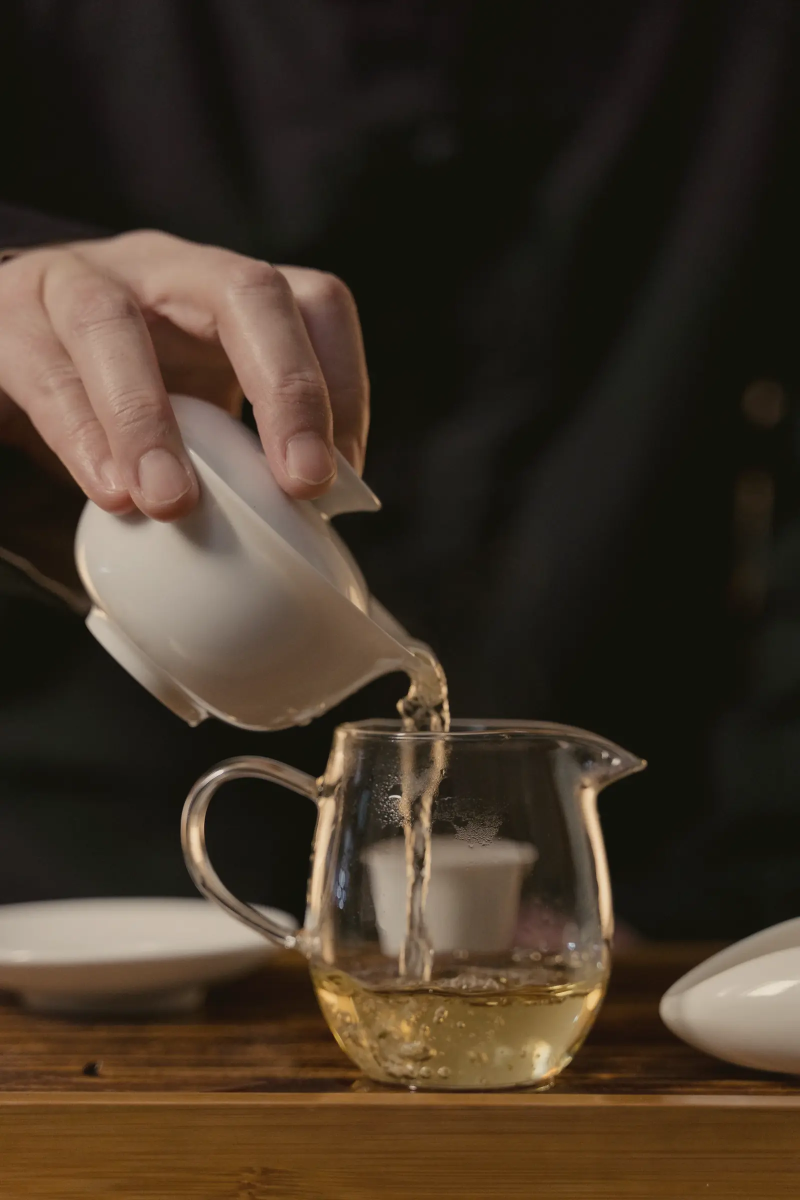
#> input picture templates/tea-unfurl-dark/img/pitcher.webp, 1600 x 2400 px, given in place of p_fog.jpg, which was not available (shown at 1/2 size)
$ python grade.py ../img/pitcher.webp
#> lines starting #> are read from the running program, lines starting #| are printed output that depends on the picture; pictures that were not available may be replaced by others from this repository, and a replacement may not be noted
#> in still, im is the input picture: PIL image 1600x2400 RGB; mean R, G, B 65.1, 52.4, 38.9
"""UNFURL. — one identical grade for every editorial still, plus the two loops.

    python tools/grade.py            # stills + loops
    python tools/grade.py stills     # stills only

Sources are cached in tools/raw/ (gitignored); IMAGE-CREDITS.md lists every one.
The grade: floor lifted to the page ground, highlights capped at the paper tone,
a gentle S-curve, saturation pulled to 0.86 (greens to 0.78, so the garden reads
as leaf, not lawn), and warm shadows — the colour of the roast.
"""
import os, subprocess, sys
import numpy as np
from PIL import Image

ROOT = os.path.dirname(os.path.dirname(os.path.abspath(__file__)))
RAW = os.path.join(ROOT, 'tools', 'raw')
IMG = os.path.join(ROOT, 'img')

GROUND = np.array([11, 13, 11], np.float32) / 255
PAPER = np.array([239, 230, 215], np.float32) / 255

# name: (source, crop box as fractions l,t,r,b or None)
PLAN = {
    'fog':      ('p_fog.jpg', None),
    'pour':     ('p_pour.jpg', (0, 0.06, 1, 0.94)),
    'ridge':    ('p_ridge.jpg', None),
    'bush':     ('p_bush.jpg', None),
    'terraces': ('p_terraces.jpg', (0, 0.34, 1, 1)),   # the sky is cropped: its saturated blue broke the set
    'pick':     ('p_pick.jpg', None),
    'basket':   ('p_basket.jpg', None),
    'shade':    ('p_shade.jpg', None),
    'drum':     ('p_drum.jpg', None),
    'ball':     ('p_ball.jpg', None),
    'press':    ('p_press.jpg', None),
    'trays':    ('p_trays.jpg', None),
    'amber':    ('p_amber.jpg', None),
    'pitcher':  ('p_pitcher.jpg', None),
    'tray':     ('p_tray.jpg', None),
    'cup':      ('p_cup.jpg', None),
    'scoop':    ('f_scoop.png', (0.3385, 0.3426, 0.7031, 1.0)),   # Pexels video 6540435 at 0.5 s
    'gaiwan':   ('f_gaiwan.png', (0.1875, 0.1111, 0.9375, 1.0)),  # the same clip at 10.2 s
    'wet':      ('f_wet2.png', None),  # Pexels video 5404501 at 3.3 s, amber-corrected first (see AMBER)
}
WIDTHS = (1600, 900)


def curve(x):
    # gentle S about 0.45
    return np.where(x < 0.45, 0.45 * (x / 0.45) ** 1.12, 1 - 0.55 * ((1 - x) / 0.55) ** 1.08)


def grade(a):
    lum = (a * [0.2126, 0.7152, 0.0722]).sum(axis=2, keepdims=True)
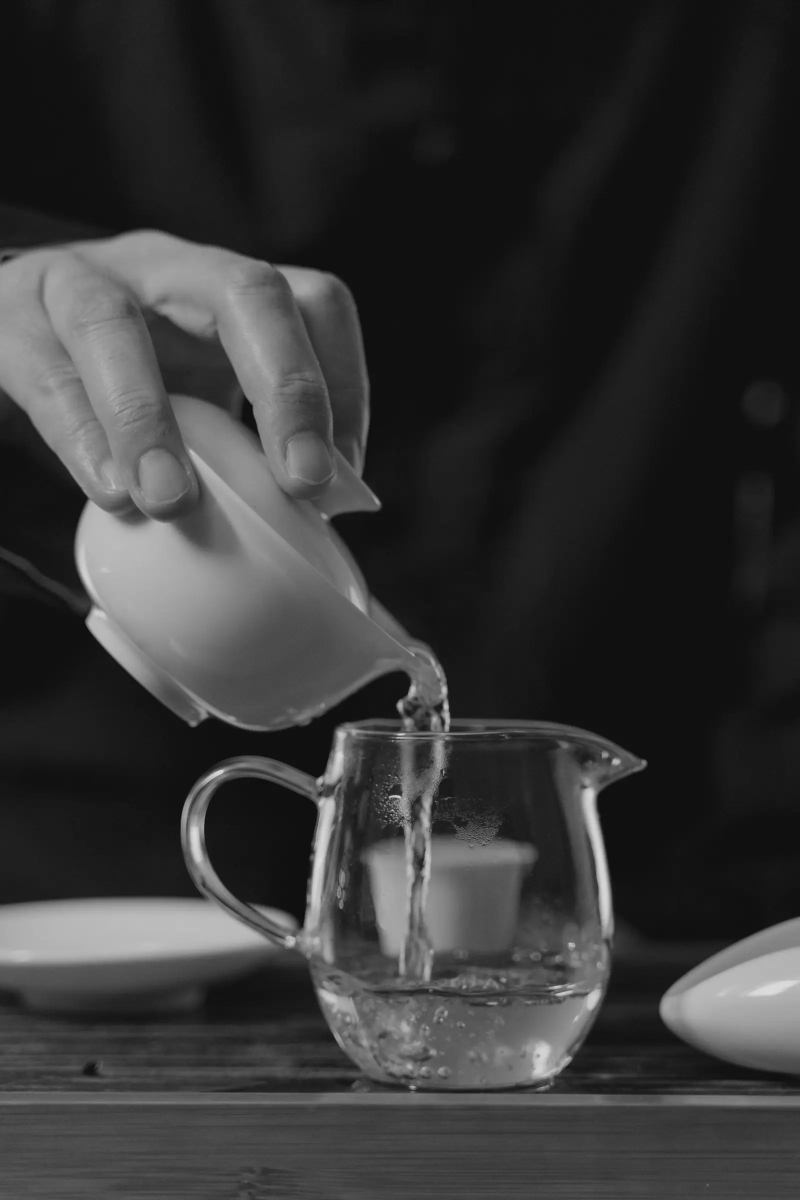
#> lum: shape (2400, 1600, 1) float64 (shown at 1/2 size); min 0.0316, max 0.878, mean 0.212
    # saturation: greener pixels lose more
    g_dom = np.clip((a[..., 1:2] - np.maximum(a[..., 0:1], a[..., 2:3])) * 4, 0, 1)
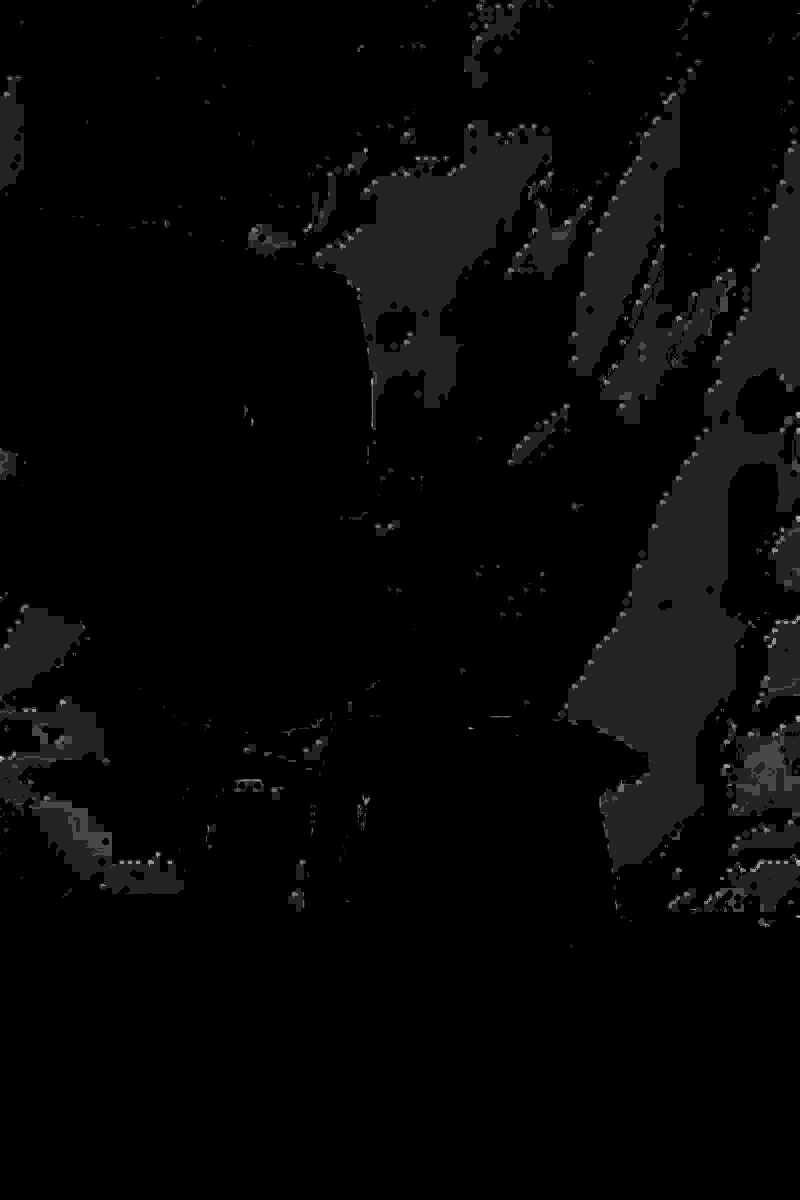
#> g_dom: shape (2400, 1600, 1) float32 (shown at 1/2 size); min 0, max 0.11, mean 0.00269; drawn with min black and max white
    sat = 0.86 - 0.08 * g_dom
    a = lum + (a - lum) * sat
    a = curve(np.clip(a, 0, 1))
    # warm shadows
    shadow = np.clip(1 - lum * 2.2, 0, 1)
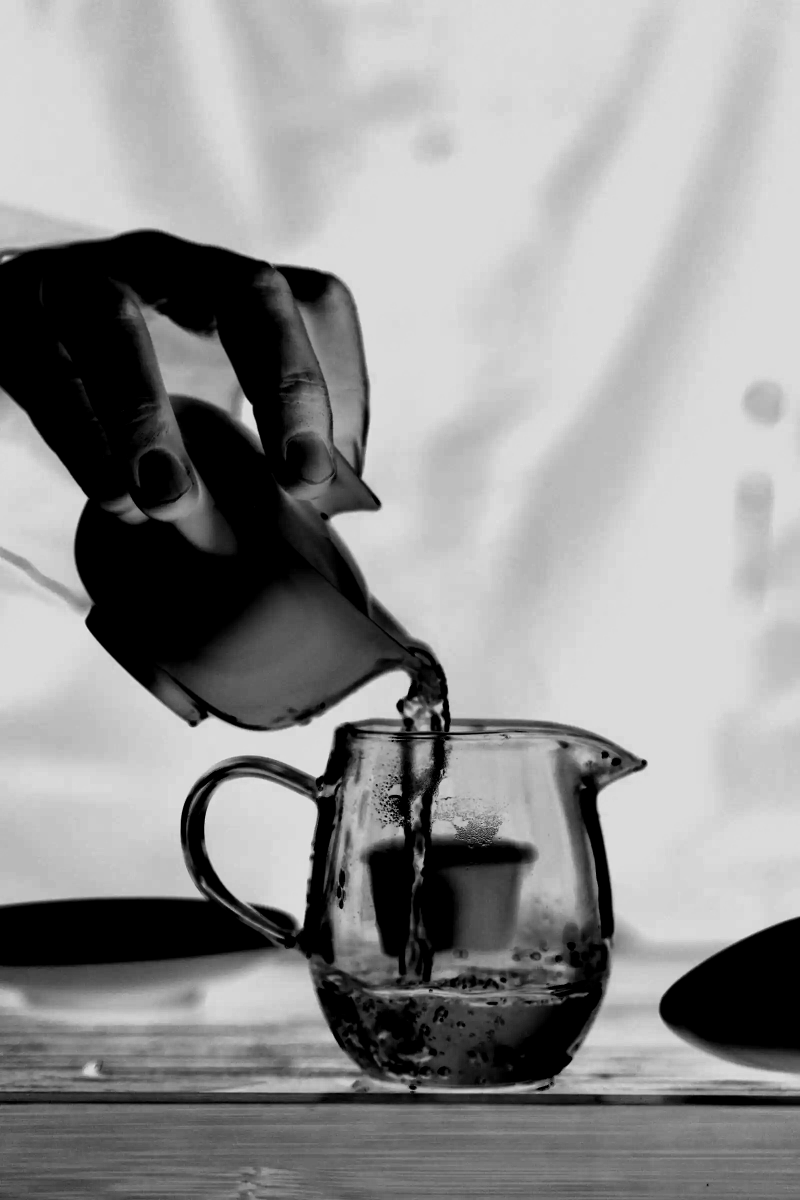
#> shadow: shape (2400, 1600, 1) float64 (shown at 1/2 size); min 0, max 0.93, mean 0.573
    a = a + shadow * np.array([0.018, 0.006, -0.012], np.float32)
    # floor to ground, ceiling to paper
    a = GROUND + np.clip(a, 0, 1) * (PAPER - GROUND)
    return np.clip(a, 0, 1)


# The one video frame shot under yellow light gets a colour correction to the
# amber of the stage before the house grade: green pulled down, red kept.
AMBER = {'wet': np.array([1.0, 0.84, 0.72], np.float32)}


def still(name, src, box):
    im = Image.open(os.path.join(RAW, src)).convert('RGB')
    if name in AMBER:
        im = Image.fromarray((np.clip(np.asarray(im).astype(np.float32) / 255 * AMBER[name], 0, 1) * 255 + .5).astype(np.uint8))
    if box:
        W, H = im.size
        im = im.crop((round(box[0] * W), round(box[1] * H), round(box[2] * W), round(box[3] * H)))
    a = grade(np.asarray(im).astype(np.float32) / 255)
    g = Image.fromarray((a * 255 + 0.5).astype(np.uint8))
    for w in WIDTHS:
        h = round(g.height * w / g.width)
        suffix = '' if w == WIDTHS[0] else '-%d' % w
        g.resize((w, h), Image.LANCZOS).save(os.path.join(IMG, name + suffix + '.webp'),
                                             quality=74 if w > 1000 else 72, method=6)
    print(name, g.size)
#| fog (1600, 2400)


def ffmpeg(*args):
    subprocess.check_call(['ffmpeg', '-loglevel', 'error', '-y'] + list(args))


def loops():
    film = os.path.join(ROOT, 'film')
    os.makedirs(film, exist_ok=True)
    # Garden: fog over a tea slope, Alishan (Pixabay 125841). Seamless: the last
    # 1.5 s cross-dissolves into the first 1.5 s. Graded darker in the same spirit.
    src = os.path.join(RAW, 'px125841_fog.mp4')
    look = 'eq=contrast=1.06:brightness=-0.07:saturation=0.8,colorbalance=rs=0.03:bs=-0.03'
    ffmpeg('-i', src, '-filter_complex',
           '[0:v]trim=1.5:13.5,setpts=PTS-STARTPTS[a];'
           '[0:v]trim=0:1.5,setpts=PTS-STARTPTS[b];'
           '[a][b]xfade=transition=fade:duration=1.5:offset=10.5,' + look + ',scale=1600:-2[v]',
           '-map', '[v]', '-an', '-c:v', 'libx264', '-profile:v', 'high', '-pix_fmt', 'yuv420p',
           '-crf', '25', '-maxrate', '2.4M', '-bufsize', '4.8M', '-movflags', '+faststart',
           os.path.join(film, 'fog.mp4'))
    ffmpeg('-ss', '1.5', '-i', os.path.join(film, 'fog.mp4'), '-frames:v', '1',
           os.path.join(RAW, 'f_fogposter.png'))
    im = Image.open(os.path.join(RAW, 'f_fogposter.png')).convert('RGB')
    im.save(os.path.join(film, 'fog-poster.webp'), quality=72, method=6)
    print('fog loop', os.path.getsize(os.path.join(film, 'fog.mp4')))


def extract_wet():
    ffmpeg('-ss', '3.3', '-i', os.path.join(RAW, '5404501-uhd_3840_2160_30fps.mp4'),
           '-frames:v', '1', os.path.join(RAW, 'f_wet2.png'))
    ffmpeg('-ss', '0.5', '-i', os.path.join(RAW, '6540435.mp4'), '-frames:v', '1', os.path.join(RAW, 'f_scoop.png'))
    ffmpeg('-ss', '10.2', '-i', os.path.join(RAW, '6540435.mp4'), '-frames:v', '1', os.path.join(RAW, 'f_gaiwan.png'))


if __name__ == '__main__':
    os.makedirs(IMG, exist_ok=True)
    extract_wet()
    for name, (src, box) in PLAN.items():
        still(name, src, box)
#> pass 2 of the loop `for name, (src, box) in PLAN.items():`:
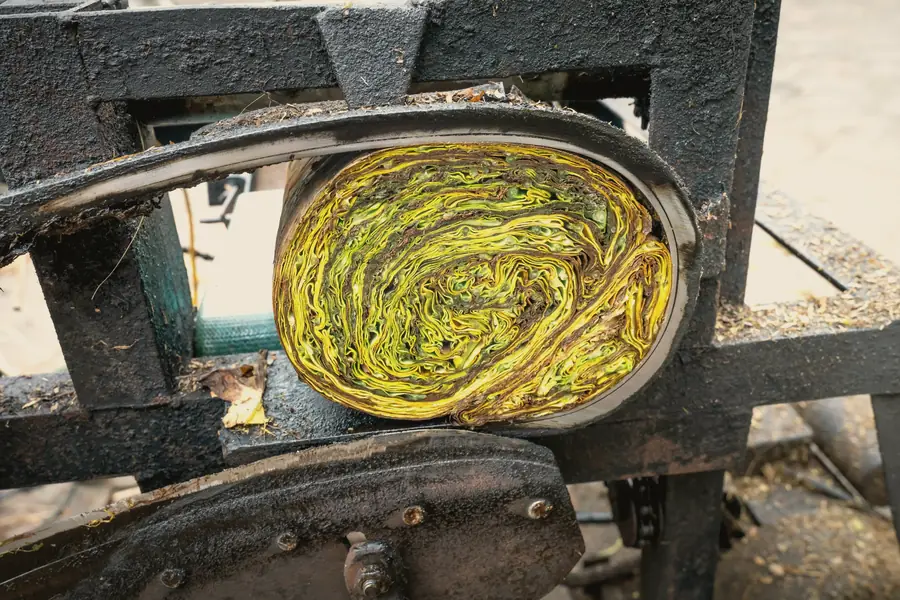
#> input picture templates/tea-unfurl-dark/img/press-900.webp, 900 x 600 px, given in place of p_pour.jpg, which was not available
#> in still, im is the input picture: PIL image 900x600 RGB; mean R, G, B 111.5, 105.1, 83.1
#> im: PIL image 900x528 RGB
#> lum: shape (528, 900, 1) float64
#> g_dom: shape (528, 900, 1) float32
#> sat: shape (528, 900, 1) float32
#> in grade (call 2), `shadow = np.clip(1 - lum * 2.2, 0, 1)`:
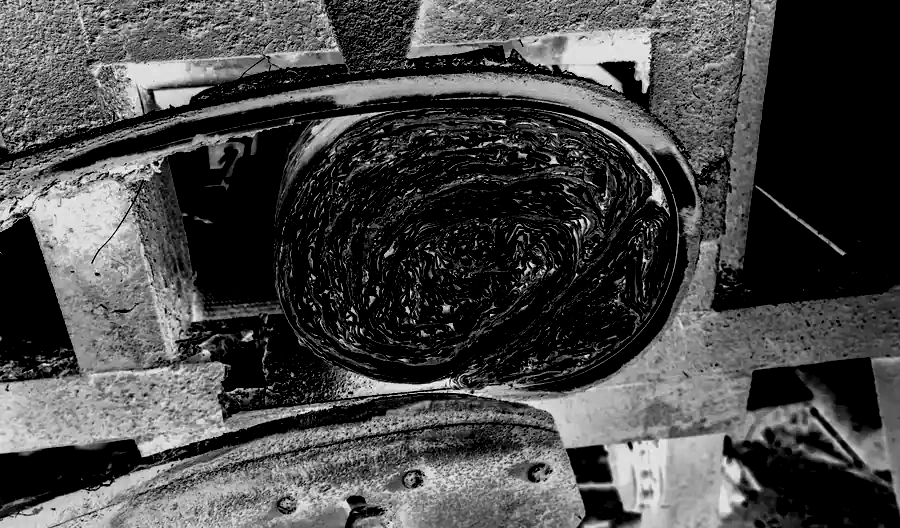
#> shadow: shape (528, 900, 1) float64; min 0, max 1, mean 0.281
#> in grade (call 2), `a = GROUND + np.clip(a, 0, 1) * (PAPER - GROUND)`:
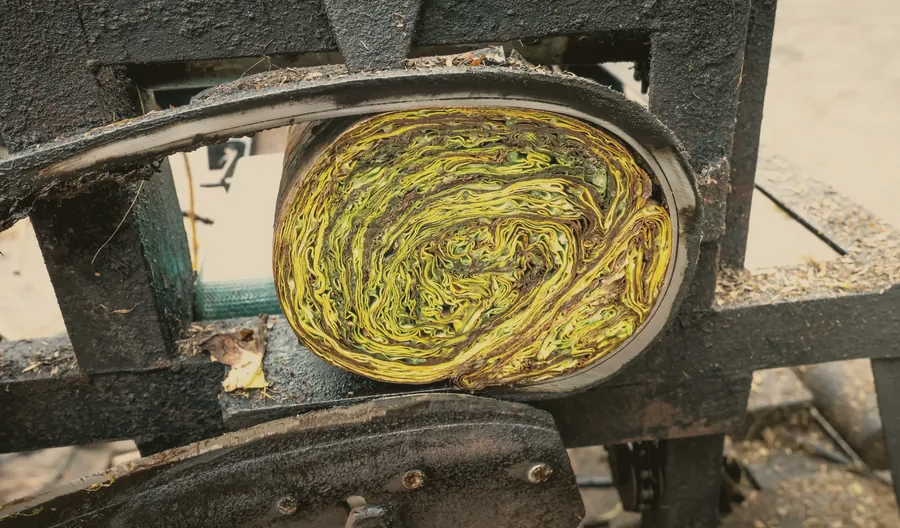
#> a: shape (528, 900, 3) float64; mean of channels 0, 1, 2 0.445, 0.41, 0.31; drawn as R, G, B
#> g: PIL image 900x528 RGB
#| pour (900, 528)
#> (the run stopped early here; a loop or call above may not have finished)
